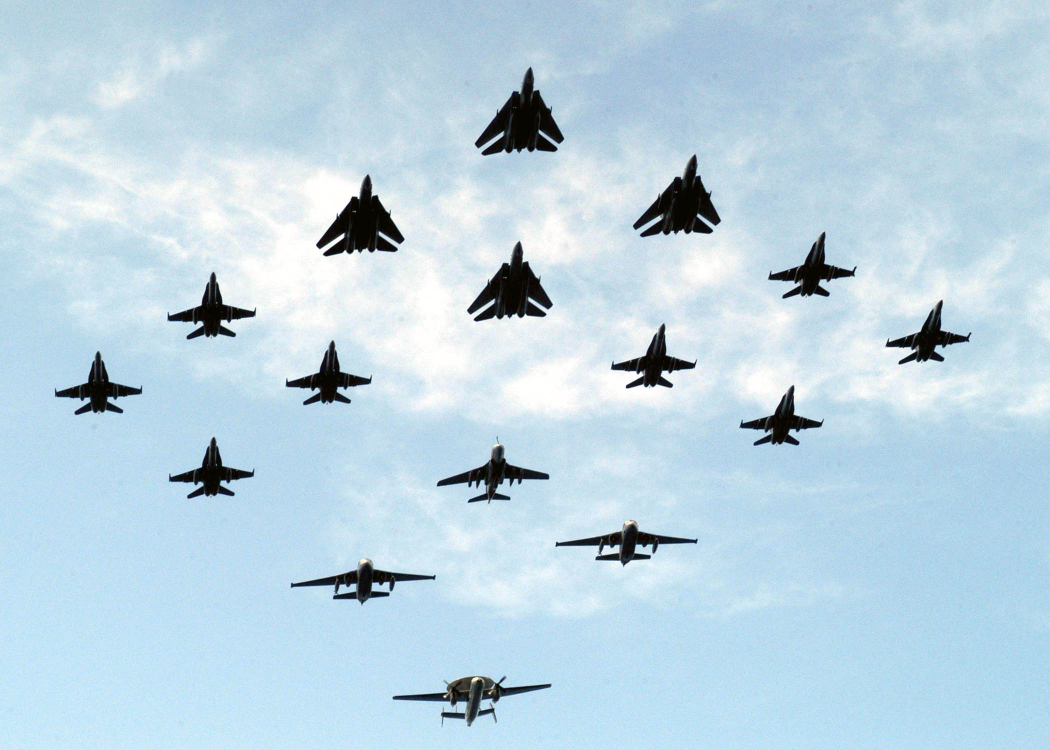
#> input picture Planes/samolot00.jpg, 2100 x 1500 px, found by its file name (shown at 1/2 size); its folder holds 4 pictures in this run
$ python planes2.py   (Python 2 division)   (older library calls are emulated)
#> lines starting #> are read from the running program, lines starting #| are printed output that depends on the picture; after the words box and inside, x2 and y2 are one past the last pixel; in counts of white or black regions, pixels touching at a corner belong together
#> further down, img is the input picture: shape (1500, 2100, 3); mean B, G, R 226.9, 212.9, 188.3
from skimage import data, io, morphology
from skimage.color import rgb2hsv, hsv2rgb, rgb2gray
from pylab import *
from skimage.morphology import square
import skimage as si
import numpy as np
from numpy import array
import matplotlib.pyplot as plt
import cv2

#opencv find contour

def process(img):
    imgray = cv2.cvtColor(img,cv2.COLOR_BGR2GRAY)
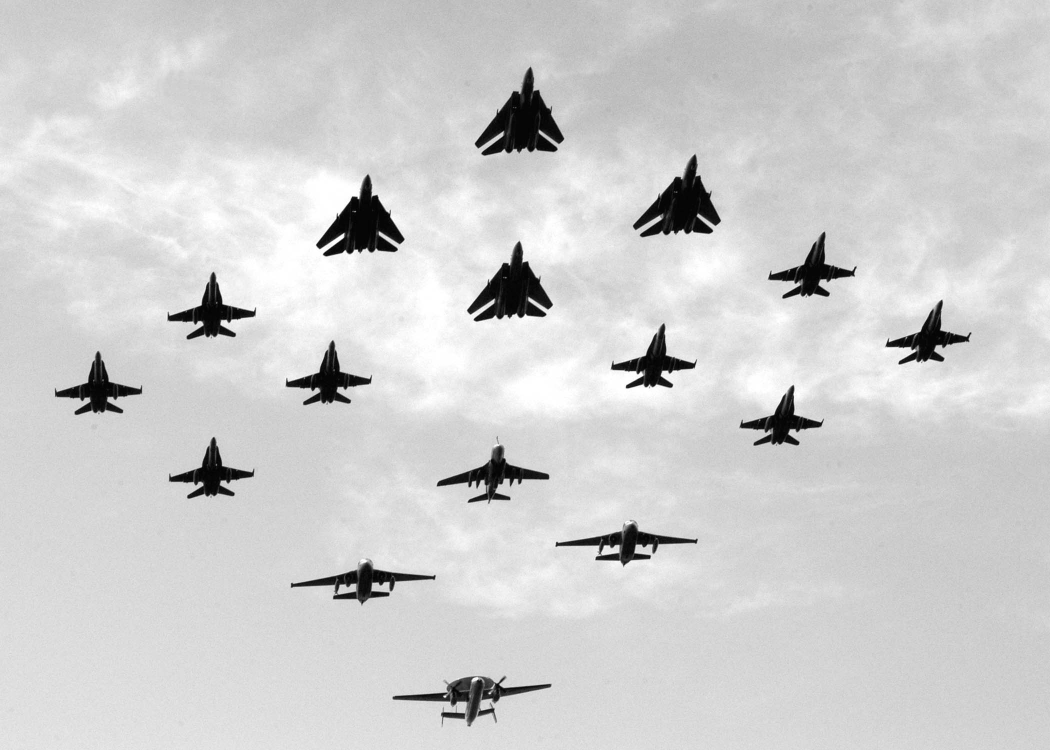
#> imgray: shape (1500, 2100) (shown at 1/2 size); min 0, max 255, mean 207.2
    #imgray = cv2.bilateralFilter(imgray,1,1,1)
    eroded = cv2.erode(imgray, np.ones((11, 11)) )
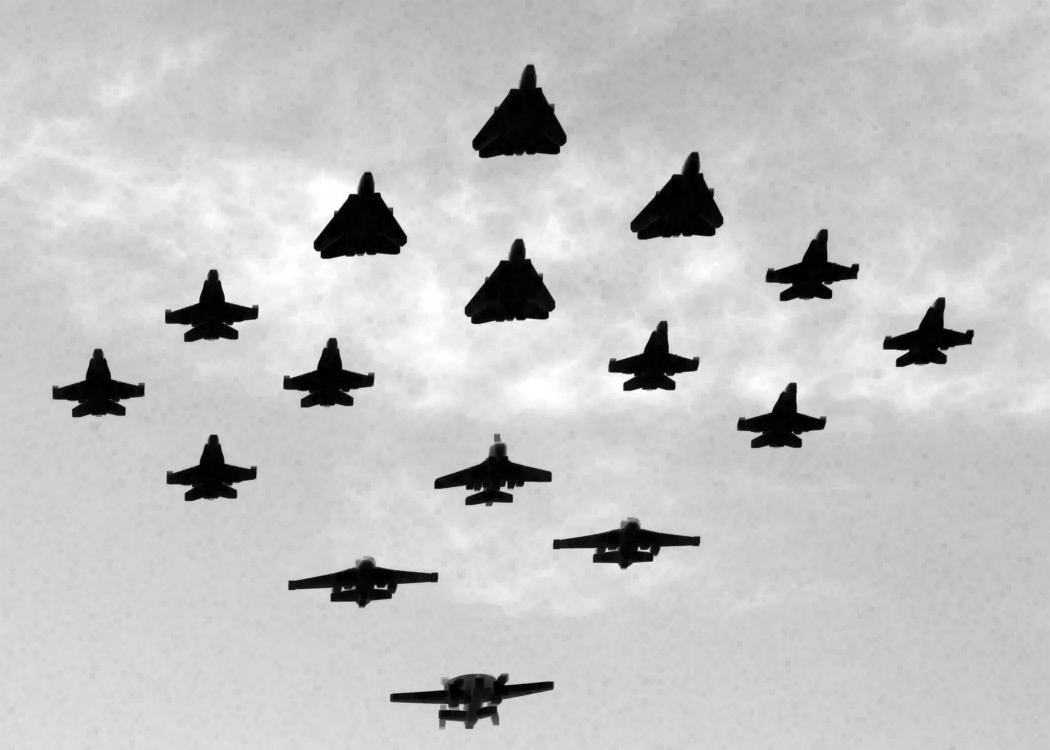
#> eroded: shape (1500, 2100) (shown at 1/2 size); min 0, max 255, mean 195.1
    dilated = cv2.dilate(eroded, np.ones((11, 11)) )


    edged = cv2.Canny(dilated,30,200)
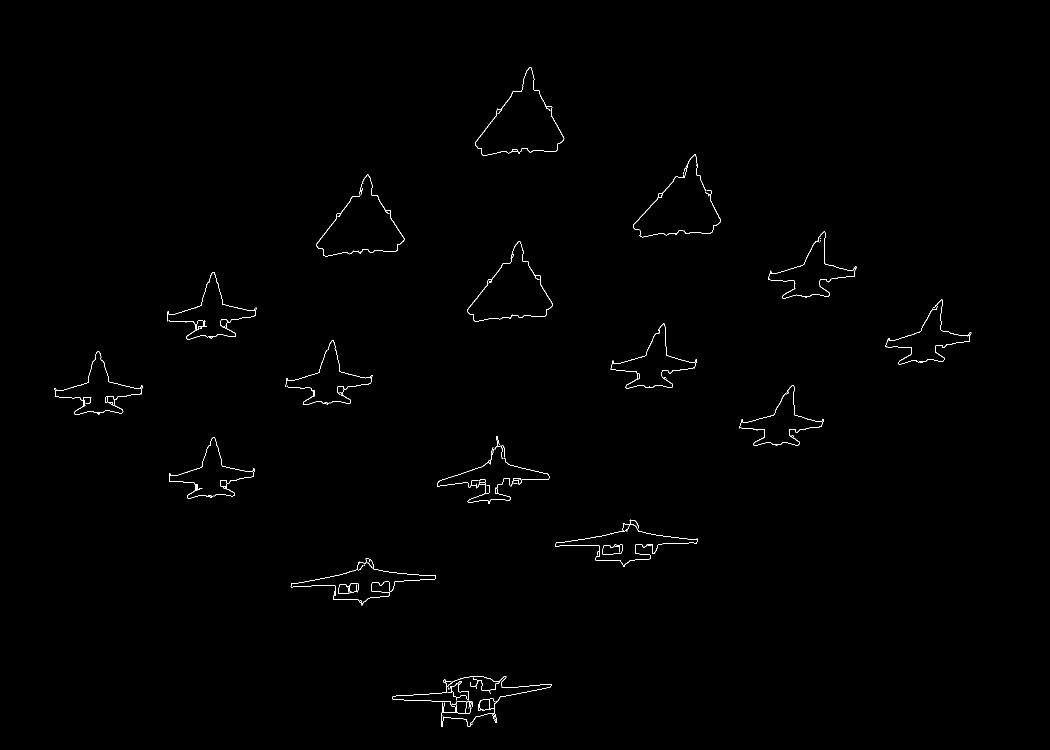
#> edged: shape (1500, 2100) (shown at 1/2 size); 0.43% white in thin lines or dots, all inside (x1, y1, x2, y2) = (109, 134, 1943, 1454)
    (cnts, hierarchy) = cv2.findContours(edged.copy(), cv2.RETR_TREE, cv2.CHAIN_APPROX_SIMPLE)
#> cnts = 94 contours, 46 with area under 20; largest, box (x1, y1, x2, y2) and area: (950, 134, 1129, 311) 15714, (950, 134, 1129, 311) 15521, (632, 349, 809, 513) 14410, (632, 349, 809, 513) 14246, (934, 482, 1106, 643) 13717
    for i in range(len(cnts)):
        if hierarchy[0][i][3]==-1:
            cv2.drawContours(img,[cnts[i]],-1,(0,255,0),3)
#> this loop made 94 passes
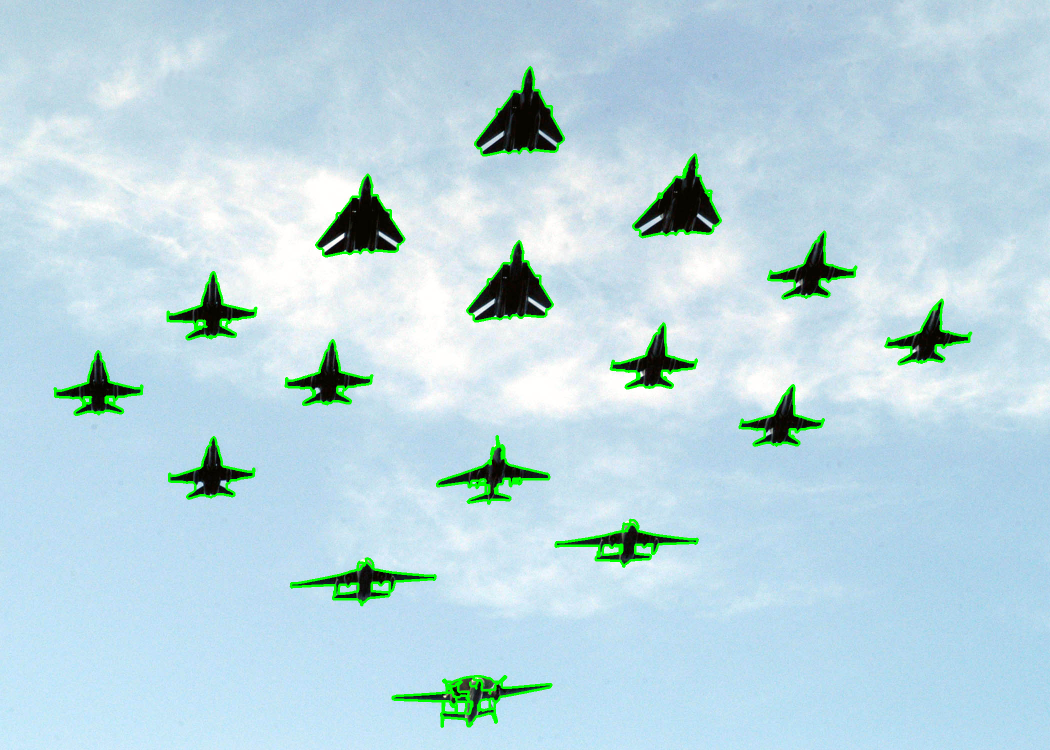
#> img: shape (1500, 2100, 3) (shown at 1/2 size); 1.81% of pixels changed, all inside (x1, y1, x2, y2) = (107, 132, 1945, 1456)
    return img

def show(args):
    #Show multiple images in a row
    fig = plt.figure(figsize=(20,len(args)*5))
    for i,img in enumerate(args):
        ax = plt.subplot(len(args), 1, i+1)
	ax.set_axis_off()
        io.imshow(img)

    fig.savefig('my-planes.pdf')

# [16 lines of commented-out code are left out]

def get_number(n):
    return str(n//10) + str(n%10)

if __name__ == '__main__':
    images = []
    for i in range(18):
        img = cv2.imread('/home/paulina/Desktop/Studia/KCK/Planes/samolot' + get_number(i) + '.jpg')
	images.append(process(img))
#> pass 2 of the loop `for i in range(18):`:
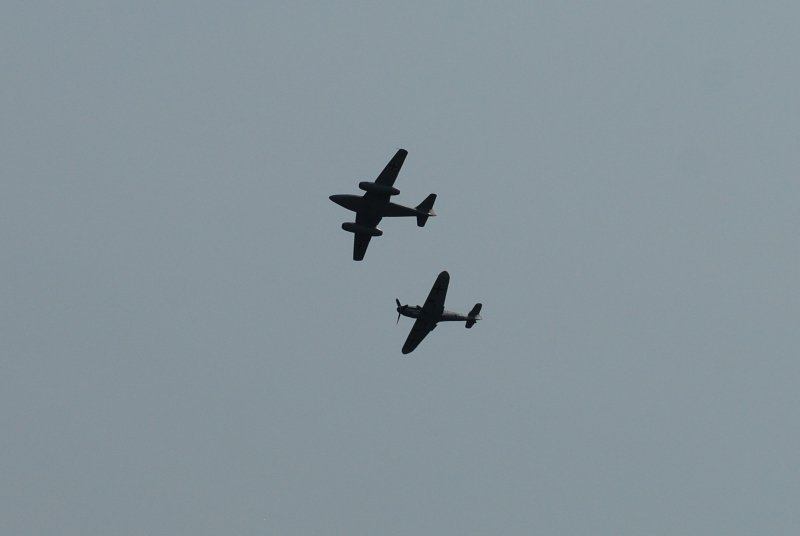
#> input picture Planes/samolot01.jpg, 800 x 536 px, found by its file name
#> img is the input picture: shape (536, 800, 3); mean B, G, R 154.8, 147.7, 133.8
#> imgray: shape (536, 800)
#> eroded: shape (536, 800)
#> dilated: shape (536, 800)
#> in process (call 2), `edged = cv2.Canny(dilated,30,200)`:
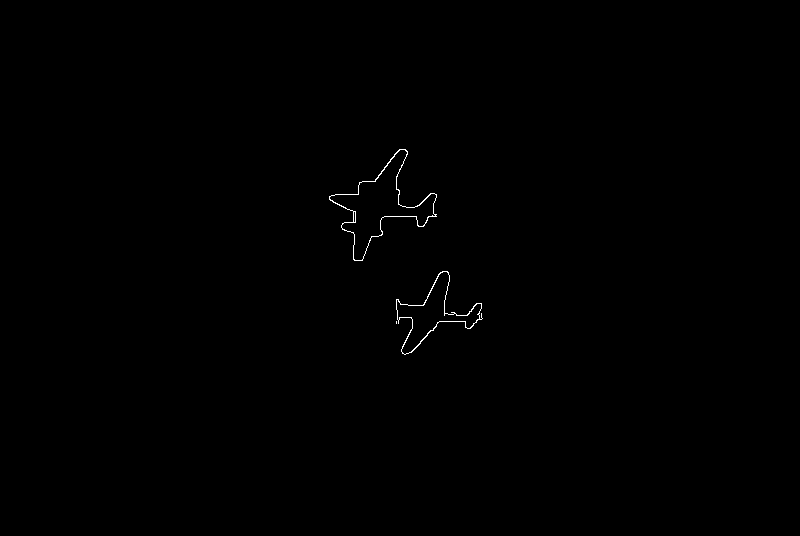
#> edged: shape (536, 800); 0.22% white in thin lines or dots, all inside (x1, y1, x2, y2) = (329, 149, 483, 355)
#> cnts = 6 contours, 1 with area under 20; largest, box (x1, y1, x2, y2) and area: (329, 149, 437, 261) 3816, (329, 149, 437, 261) 3716, (396, 271, 483, 355) 2224, (396, 271, 482, 355) 2146, (353, 211, 356, 223) 20
#> the loop in process (call 2), `for i in range(len(cnts)):` made 6 passes
#> after the loop in process (call 2), `for i in range(len(cnts)):`:
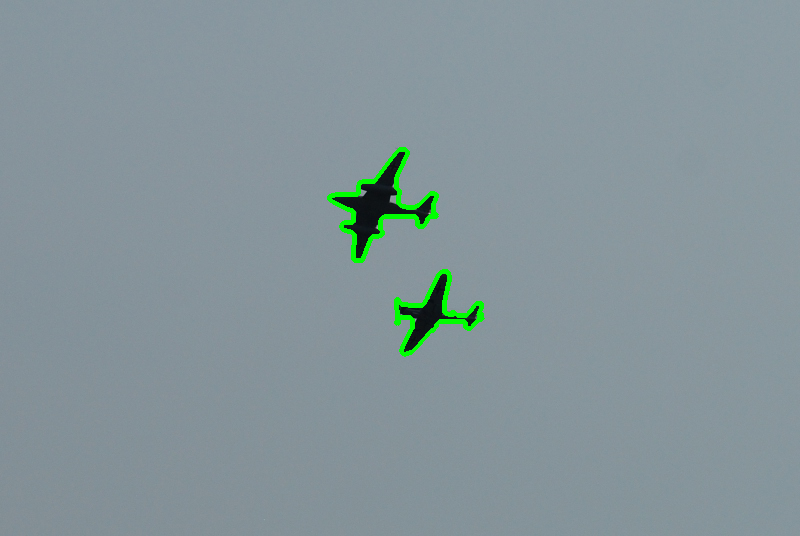
#> img: shape (536, 800, 3); 0.87% of pixels changed, all inside (x1, y1, x2, y2) = (327, 147, 485, 357)
#> pass 3 of the loop `for i in range(18):`:
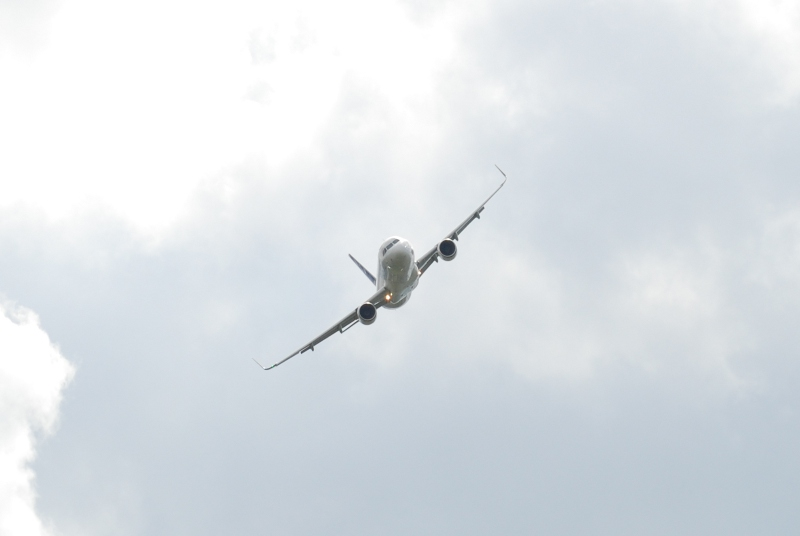
#> input picture Planes/samolot02.jpg, 800 x 536 px, found by its file name
#> img is the input picture: shape (536, 800, 3); mean B, G, R 230.5, 225.9, 220.1
#> in process (call 3), `edged = cv2.Canny(dilated,30,200)`:
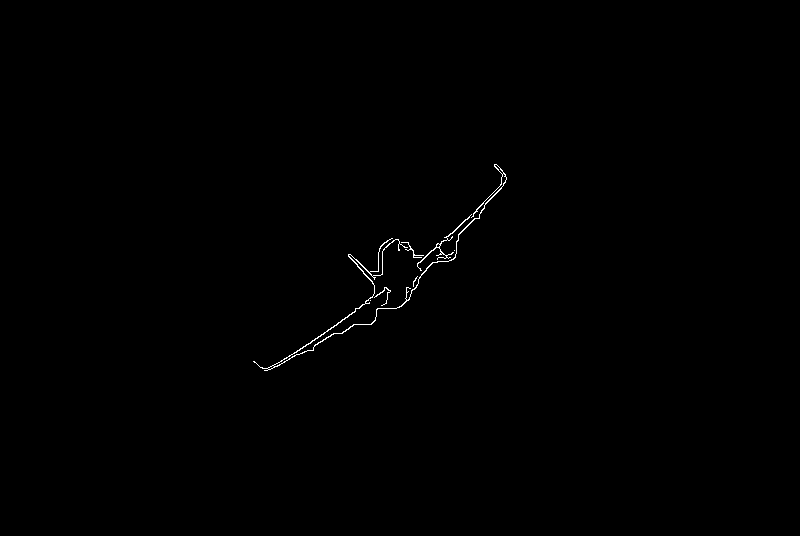
#> edged: shape (536, 800); 0.29% white in thin lines or dots, all inside (x1, y1, x2, y2) = (253, 164, 507, 371)
#> cnts = 11 contours, 8 with area under 20; largest, box (x1, y1, x2, y2) and area: (253, 164, 507, 371) 288, (417, 214, 472, 271) 66, (494, 164, 504, 175) 26
#> the loop in process (call 3), `for i in range(len(cnts)):` made 11 passes
#> after the loop in process (call 3), `for i in range(len(cnts)):`:
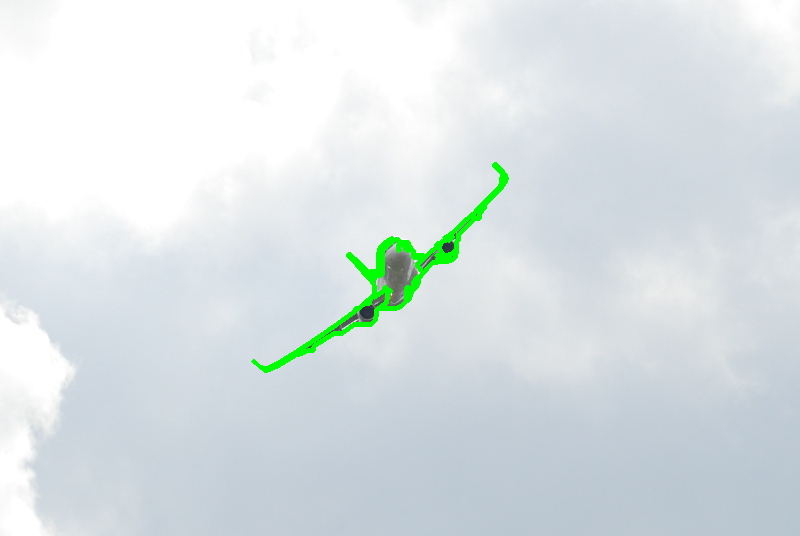
#> img: shape (536, 800, 3); 1.03% of pixels changed, all inside (x1, y1, x2, y2) = (251, 162, 509, 373)
#> (the run stopped early here; a loop or call above may not have finished)
